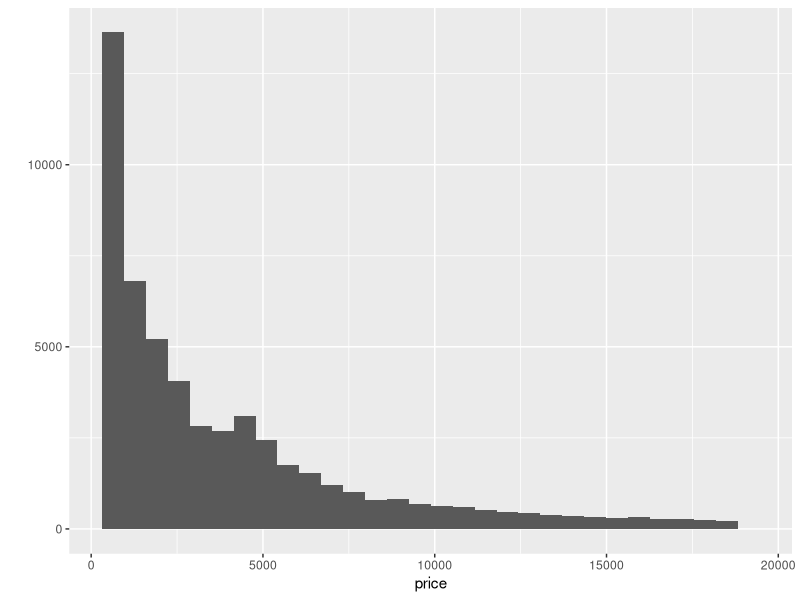
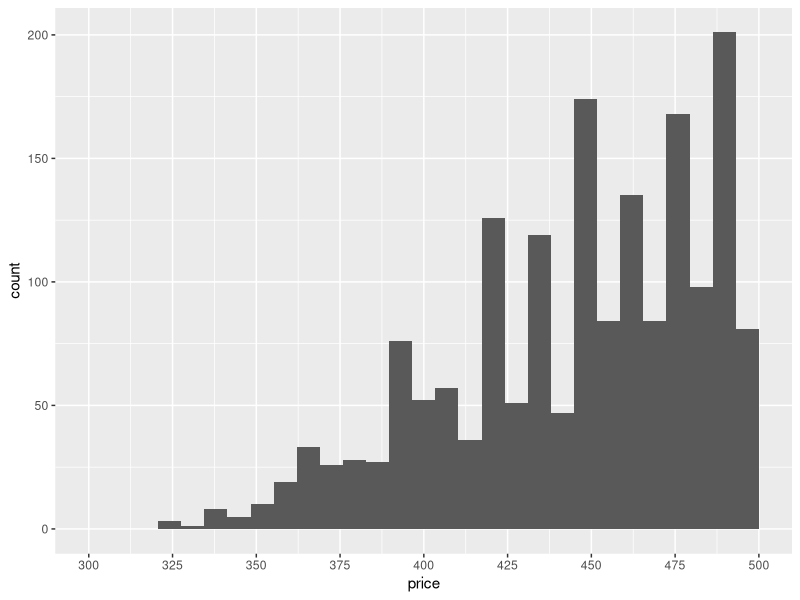
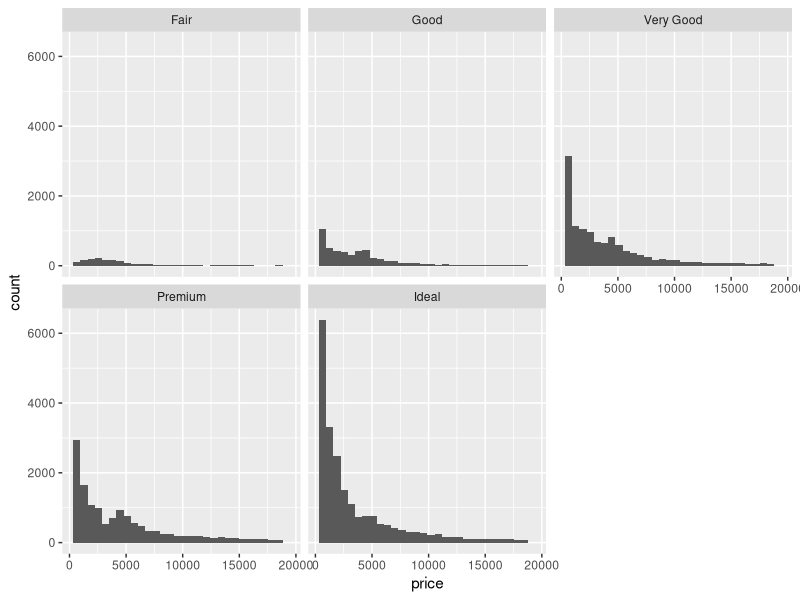
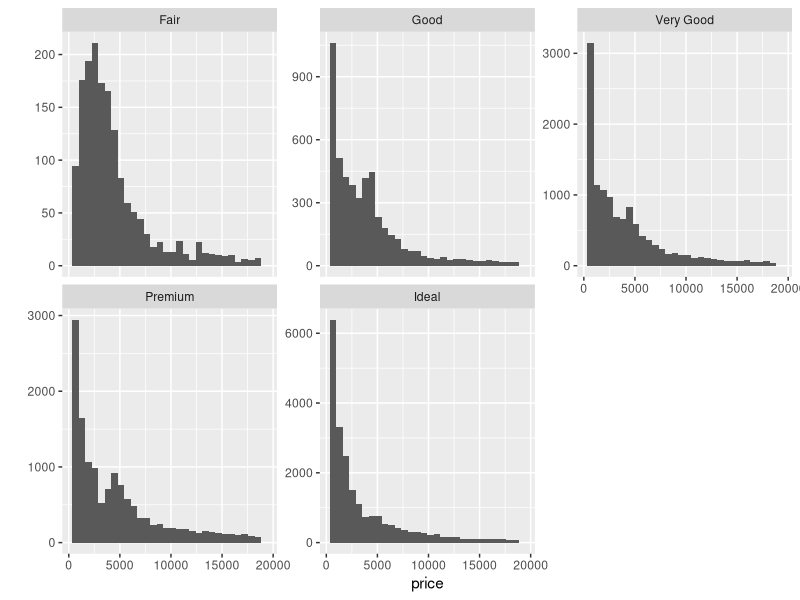
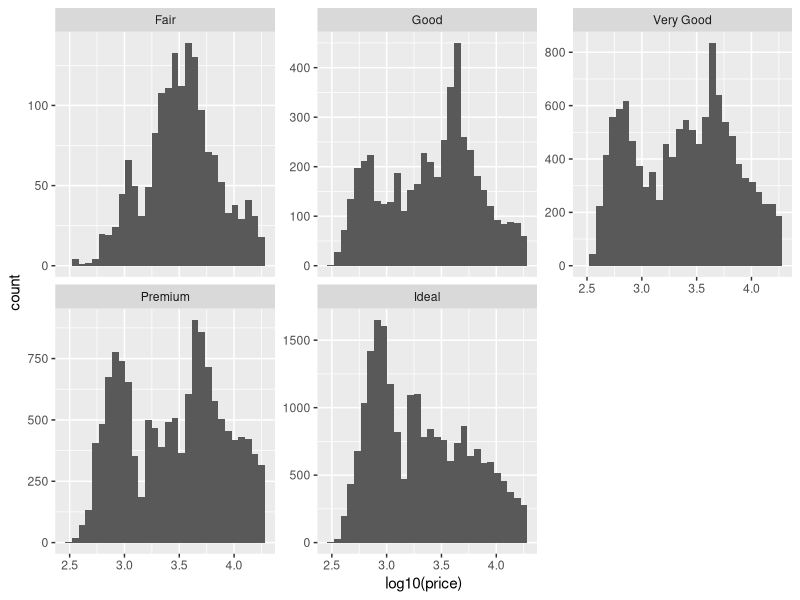

Recreate these plots in R, in order.
## ---- chunk 1
library(ggplot2)
library(dplyr)
## ---- chunk 2
data(diamonds)
summary(diamonds)
summary(diamonds$price)
## ---- chunk 3
cheap_diamonds <- subset(diamonds, price <= 500)
cheaper_diamonds <- subset(diamonds, price <= 250)
expensive_diamonds <- subset(diamonds, price >= 15000)
## ---- chunk 4
qplot(x=price, data=diamonds)
## ---- chunk 5
ggplot(aes(x=price), data=diamonds,
       binwidth = 10) +
  geom_histogram() + 
  scale_x_continuous(limits=c(300,500), breaks = seq(300,500, 25))
## ---- chunk 6
ggplot(aes(x=price), data=diamonds) + 
  geom_histogram() + 
  facet_wrap(~cut)
## ---- chunk 7
by(diamonds$price, diamonds$cut, summary)
## ---- chunk 8
qplot(x = price, data = diamonds) + facet_wrap(~cut, scales = "free_y")
## ---- chunk 9
ggplot(aes(log10(price)), data = diamonds, binwidth=25) + 
  geom_histogram() + 
  facet_wrap(~cut, scales = "free_y")
